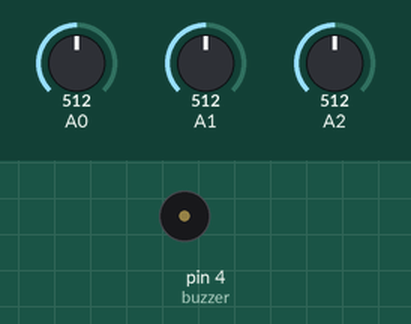
This sketch was run on a simulated Arduino Uno, built with avr-gcc and run on an emulated ATmega328P. On the bench: buzzer (waves = sounding). The inputs (shaded band) are chosen by the test bench; at power-on: A0 = 512, A1 = 512, A2 = 512. The modem accepts every AT command (registered, SIM ready, sends succeed) and sends nothing else.

Above: at 5.7 s.
5.8 s: A0 set to 310
8.9 s: A0 set to 290
At 9.8 s:
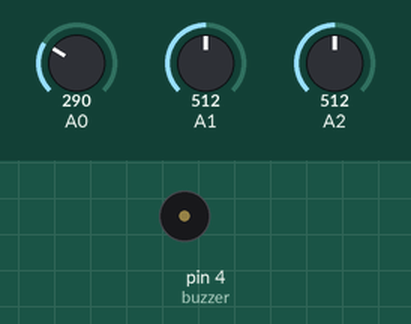
12.0 s: A0 set to 306
At 13.0 s:
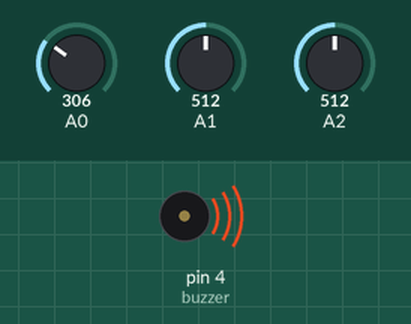
18.6 s: A0 set to 122
At 19.6 s:
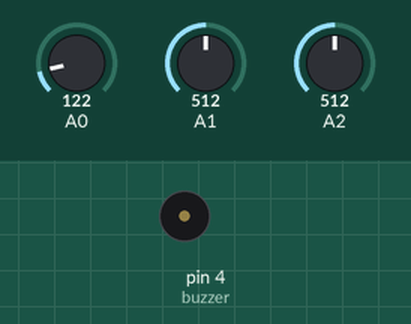
Timing chart, 0 to 21.6 s (numbered marks = the images above; inputs shaded):
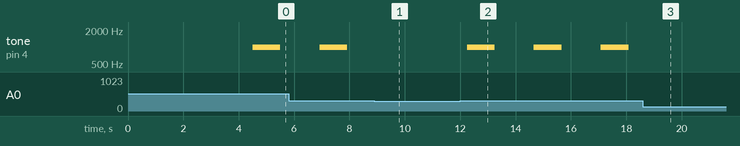

Measured:
- the behaviour switches between 301 and 300 on A0 (found by bisection; images 0 and 1)
- after the input at 8.9 s, tone on pin 4 (buzzer): stays silent (without the input it goes to 1000 Hz after 0.44 s)
- after the input at 12.0 s, tone on pin 4 (buzzer): alternates 1000 Hz for 1.0 s and silent for 1.4 s, starting after 0.25 s
- after the input at 18.6 s, tone on pin 4 (buzzer): stays silent (without the input it goes to 1000 Hz after 0.89 s)

The sketch:

air_sensors.ino
```cpp
#include <SoftwareSerial.h>

#define RX  9// Connected to Digital Pin 8 of Arduino
#define TX 8// Connected to Digital Pin 9 of Arduino


String AP = "2015";       // Your Access Point Name
String PASS = "2k152k15";     // Your Password

/*
 *  Here we are sending data to ThingSpeak API.
 *  Create a free account in ThingSpeak.
 *  Then create a new channel.
 *  Copy the API key for your new channel to below API String
 *  You can later browse the channel visualization to view the data
*/
String API = "K4PRH52FKDO1HY18";   // ThingSpeak API Key
String HOST = "api.thingspeak.com";
String PORT = "80";
const int buzzer =4;

int sensorValue;
int sensorValue1;
int sensorValue2;

SoftwareSerial esp8266(RX,TX); // Initializing esp8266 package with proper pins

void setup() {
  esp8266.begin(115200);

   Serial.begin(9600);// Setting the baud rate
  esp8266.println("AT");    // Sending AT command
  delay(1500);              // Delays are added between each esp8266 serial print for giving time to complete the respective command.
  esp8266.println("AT+CWMODE=1");   // Command to choose the Mode: 1 - Station Mode(client), 2 - AP Mode (Host), 3 - Station+AP (Dual Mode)// set wifi mode
  delay(1500);
  esp8266.println("AT+CWJAP=\""+ AP +"\",\""+ PASS +"\"");  // Giving AP Name and Password for connection
  delay(1500);
pinMode(buzzer, OUTPUT); // Set buzzer - pin 4 as an output

}

void loop() {
  sensorValue = analogRead(0);       // read analog input pin 0

  sensorValue1 = analogRead(1);       // read analog input pin 1

  sensorValue2 = analogRead(2);       // read analog input pin 2
   if(sensorValue>300){
   tone(buzzer, 1000); // Send 1KHz sound signal...
  delay(1000);        // ...for 1 sec
  noTone(buzzer);     // Stop sound...
  delay(1000);        // ...for 1sec
  }

  String data = "GET /update?api_key="+ API +"&"+ "field1="+String(sensorValue)+"&field2="+String(sensorValue1)+"&field3="+String(sensorValue2); // Url to send data to ThingSpeak Channel
  esp8266.println("AT+CIPMUX=1");//Enable multiple connection. to make sure that the data sender and receiver will not be replaced by other devices.
  delay(100);
  esp8266.println("AT+CIPSTART=0,\"TCP\",\""+ HOST +"\","+ PORT);  // Establishing TCP connection with Host and Port (here ThingSpeak API on port 80)
  delay(100);
  esp8266.println("AT+CIPSEND=0," +String(data.length()+4));    // Setting up the length of the data.
  delay(100);
  esp8266.println(data);      // Sending Data to the Url
  delay(100);
  esp8266.println("AT+CIPCLOSE=0");   // Closing the TCP Connection
}
```
